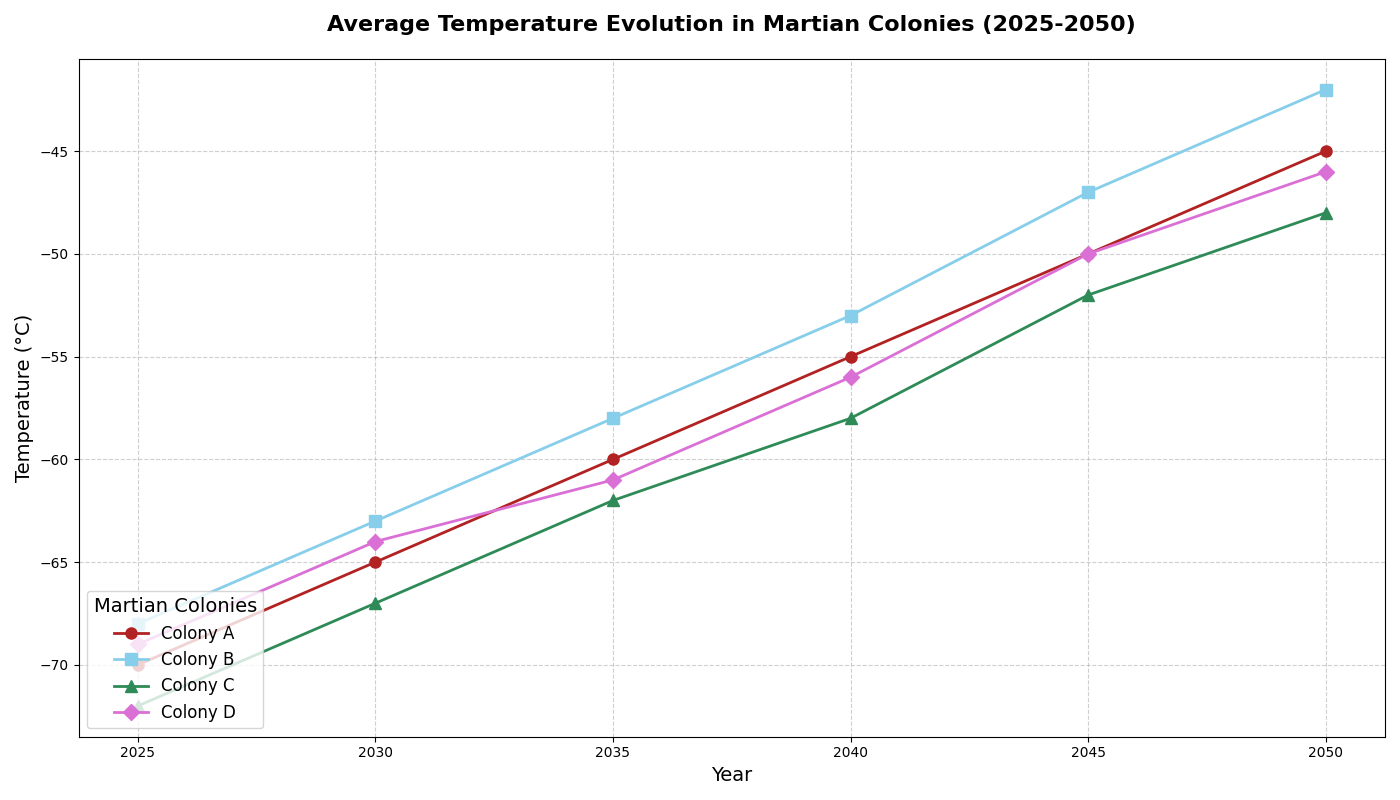

Reproduce this figure in Python.
import matplotlib.pyplot as plt
import numpy as np

# Backstory:
# This chart represents the yearly average temperature trends across multiple futuristic Martian colonies.
# The data showcases the increasing variability and average temperatures as the colonies develop their own ecosystems.

# Define years
years = np.array([2025, 2030, 2035, 2040, 2045, 2050])

# Temperatures for different Martian colonies (in degrees Celsius)
colony_A = np.array([-70, -65, -60, -55, -50, -45])
colony_B = np.array([-68, -63, -58, -53, -47, -42])
colony_C = np.array([-72, -67, -62, -58, -52, -48])
colony_D = np.array([-69, -64, -61, -56, -50, -46])

# Setting up the plot
fig, ax = plt.subplots(figsize=(14, 8))

# Plot for Colony A
ax.plot(years, colony_A, label='Colony A', color='firebrick', marker='o', linestyle='-', linewidth=2, markersize=8)

# Plot for Colony B
ax.plot(years, colony_B, label='Colony B', color='skyblue', marker='s', linestyle='-', linewidth=2, markersize=8)

# Plot for Colony C
ax.plot(years, colony_C, label='Colony C', color='seagreen', marker='^', linestyle='-', linewidth=2, markersize=8)

# Plot for Colony D
ax.plot(years, colony_D, label='Colony D', color='orchid', marker='D', linestyle='-', linewidth=2, markersize=8)

# Title and labels
ax.set_title("Average Temperature Evolution in Martian Colonies (2025-2050)", fontsize=16, fontweight='bold', pad=20)
ax.set_xlabel("Year", fontsize=14)
ax.set_ylabel("Temperature (°C)", fontsize=14)

# Adding legend
ax.legend(title="Martian Colonies", fontsize=12, title_fontsize=14, loc='lower left')

# Adding grid
ax.grid(True, linestyle='--', alpha=0.6)

# Automatically adjust layout
plt.tight_layout()

# Show the plot
plt.show()
